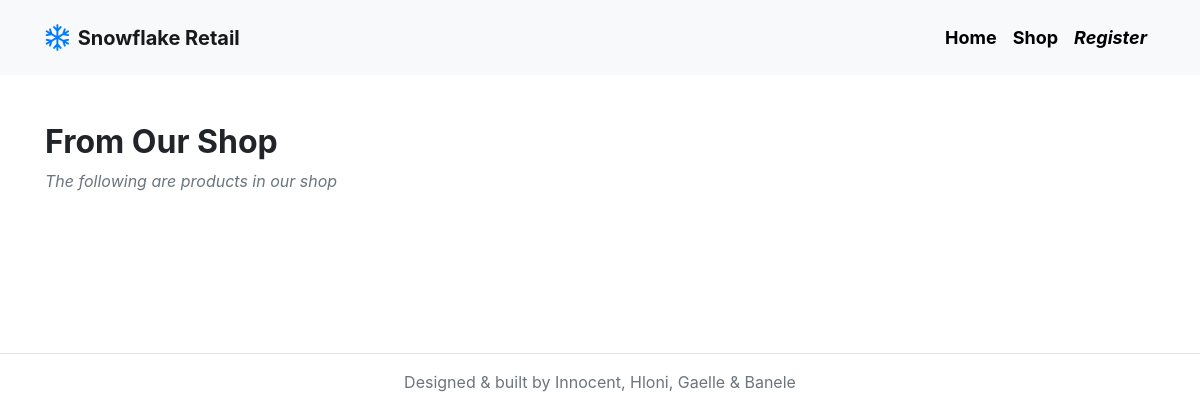
Page /retail/home/ on the earlier database version.
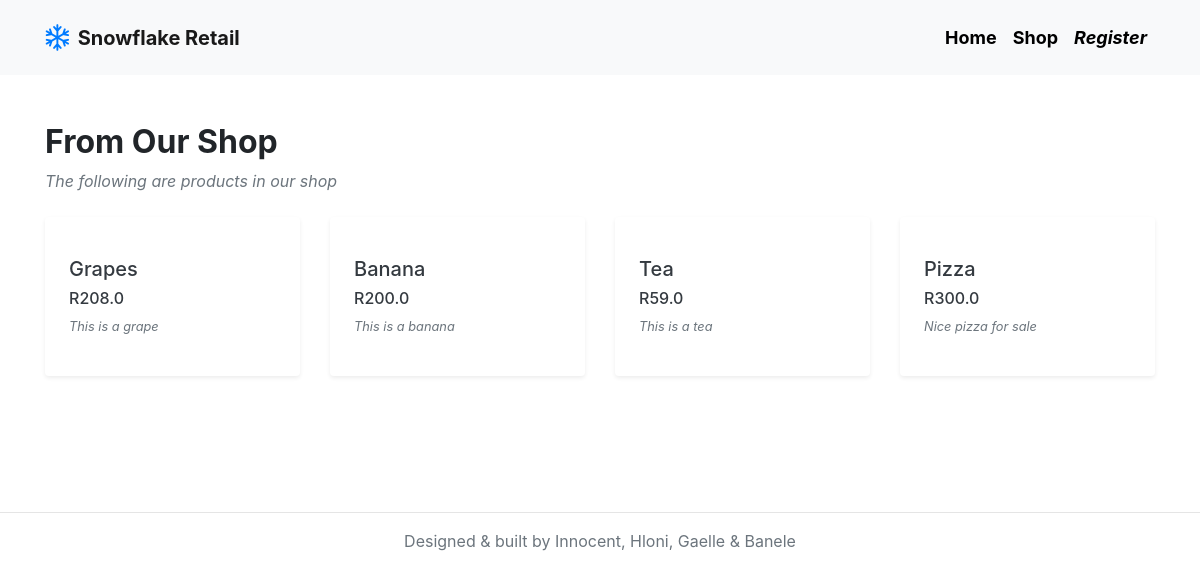
Same page on the later database version.
### retailApp/models.py (models this page shows, shortened)
class Product(models.Model):
    name = models.CharField(max_length = 200)
    image = models.ImageField(upload_to='product', null=True, blank=True, verbose_name='image')
    price = models.FloatField()
    description = models.TextField()
    category = models.CharField(max_length = 200)

### retailApp/views.py (the view)
# urls.py: path('home/',views.home_view, name='home'),
def home_view(request):
    context = { }
    products = Product.objects.all()
    context['products'] = products
    return render(request, 'home.html',context)

### Templates/home.html (shortened to what this page needs)
{% extends 'base.html' %}
{% block content %}
<div class="container py-5">
    <h2 class="font-weight-bold mb-2">From Our Shop</h2>
    <p class="font-italic text-muted mb-4">The following are products in our shop</p>
    <div class="row pb-5 mb-4">
        {% for product in products %}
        <div class="col-lg-3 col-md-6 mb-4 mb-lg-0">
            <div class="card rounded shadow-sm border-0">
                <div class="card-body p-4">
                    <h5> <a href="#" class="text-dark">{{product.name}}</a></h5>
                    <h6 class="text-dark"> R{{product.price}}</h6>
                    <p class="small text-muted font-italic">{{product.description}}</p>
                </div>
            </div>
        </div>
        {% endfor %}
    </div>
</div>
{% endblock content %}

Differences in the rows shown:
added Product: name "Grapes", price "208.0", description "This is a grape"
added Product: name "Banana", price "200.0", description "This is a banana"
added Product: name "Tea", price "59.0", description "This is a tea"
added Product: name "Pizza", price "300.0", description "Nice pizza for sale"
